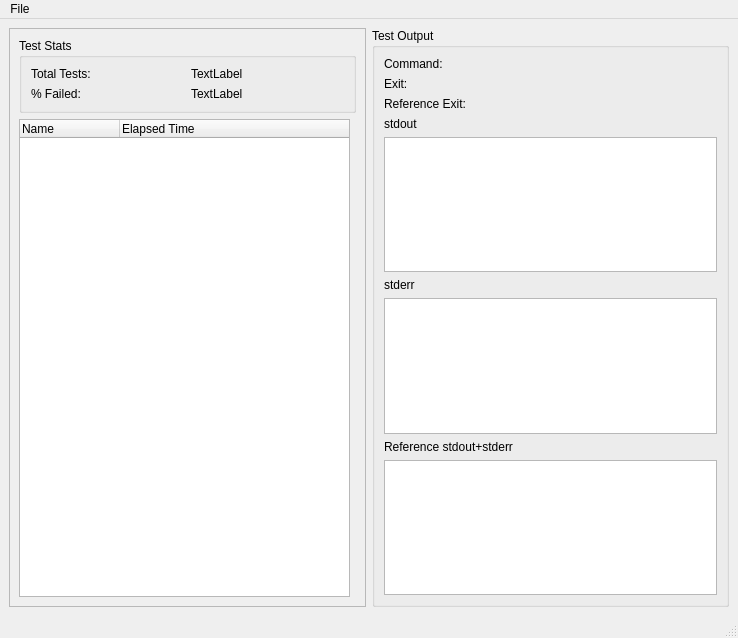
<?xml version="1.0" encoding="UTF-8"?>
<ui version="4.0">
 <class>MainWindow</class>
 <widget class="QMainWindow" name="MainWindow">
  <property name="geometry">
   <rect>
    <x>0</x>
    <y>0</y>
    <width>738</width>
    <height>638</height>
   </rect>
  </property>
  <property name="windowTitle">
   <string>MainWindow</string>
  </property>
  <widget class="QWidget" name="centralwidget">
   <layout class="QGridLayout" name="gridLayout_2">
    <item row="0" column="0">
     <widget class="QFrame" name="frame">
      <property name="frameShape">
       <enum>QFrame::StyledPanel</enum>
      </property>
      <property name="frameShadow">
       <enum>QFrame::Raised</enum>
      </property>
      <layout class="QGridLayout" name="gridLayout_3">
       <item row="0" column="0" rowspan="2" colspan="2">
        <widget class="QGroupBox" name="groupBox">
         <property name="title">
          <string>Test Stats</string>
         </property>
         <layout class="QGridLayout" name="gridLayout">
          <item row="0" column="0">
           <widget class="QLabel" name="TotalTests">
            <property name="text">
             <string>Total Tests:</string>
            </property>
           </widget>
          </item>
          <item row="0" column="1">
           <widget class="QLabel" name="label_2">
            <property name="text">
             <string>TextLabel</string>
            </property>
           </widget>
          </item>
          <item row="2" column="0">
           <widget class="QLabel" name="PercentFailed">
            <property name="text">
             <string>% Failed:</string>
            </property>
           </widget>
          </item>
          <item row="2" column="1">
           <widget class="QLabel" name="label_3">
            <property name="text">
             <string>TextLabel</string>
            </property>
           </widget>
          </item>
         </layout>
        </widget>
       </item>
       <item row="2" column="0">
        <widget class="QTreeWidget" name="TestResultList">
         <column>
          <property name="text">
           <string>Name</string>
          </property>
         </column>
         <column>
          <property name="text">
           <string>Elapsed Time</string>
          </property>
         </column>
        </widget>
       </item>
      </layout>
     </widget>
    </item>
    <item row="0" column="1">
     <widget class="QGroupBox" name="groupBox_2">
      <property name="title">
       <string>Test Output</string>
      </property>
      <layout class="QGridLayout" name="gridLayout_4">
       <item row="1" column="0">
        <widget class="QLabel" name="ExitCode">
         <property name="text">
          <string>Exit: </string>
         </property>
        </widget>
       </item>
       <item row="2" column="0">
        <widget class="QLabel" name="ReferenceExitCode">
         <property name="text">
          <string>Reference Exit: </string>
         </property>
        </widget>
       </item>
       <item row="0" column="0">
        <widget class="QLabel" name="Command">
         <property name="text">
          <string>Command: </string>
         </property>
        </widget>
       </item>
       <item row="4" column="0">
        <widget class="QTextBrowser" name="Stdout"/>
       </item>
       <item row="6" column="0">
        <widget class="QTextBrowser" name="Stderr"/>
       </item>
       <item row="8" column="0">
        <widget class="QTextBrowser" name="ReferenceStdoutStderr"/>
       </item>
       <item row="3" column="0">
        <widget class="QLabel" name="label_6">
         <property name="text">
          <string>stdout</string>
         </property>
        </widget>
       </item>
       <item row="5" column="0">
        <widget class="QLabel" name="label_7">
         <property name="text">
          <string>stderr</string>
         </property>
        </widget>
       </item>
       <item row="7" column="0">
        <widget class="QLabel" name="label_8">
         <property name="text">
          <string>Reference stdout+stderr</string>
         </property>
        </widget>
       </item>
      </layout>
     </widget>
    </item>
   </layout>
  </widget>
  <widget class="QMenuBar" name="menubar">
   <property name="geometry">
    <rect>
     <x>0</x>
     <y>0</y>
     <width>738</width>
     <height>21</height>
    </rect>
   </property>
   <widget class="QMenu" name="menuOpen">
    <property name="title">
     <string>File</string>
    </property>
    <addaction name="actionOpen"/>
   </widget>
   <addaction name="menuOpen"/>
  </widget>
  <widget class="QStatusBar" name="statusbar"/>
  <action name="actionOpen">
   <property name="text">
    <string>Open</string>
   </property>
  </action>
 </widget>
 <resources/>
 <connections/>
</ui>
